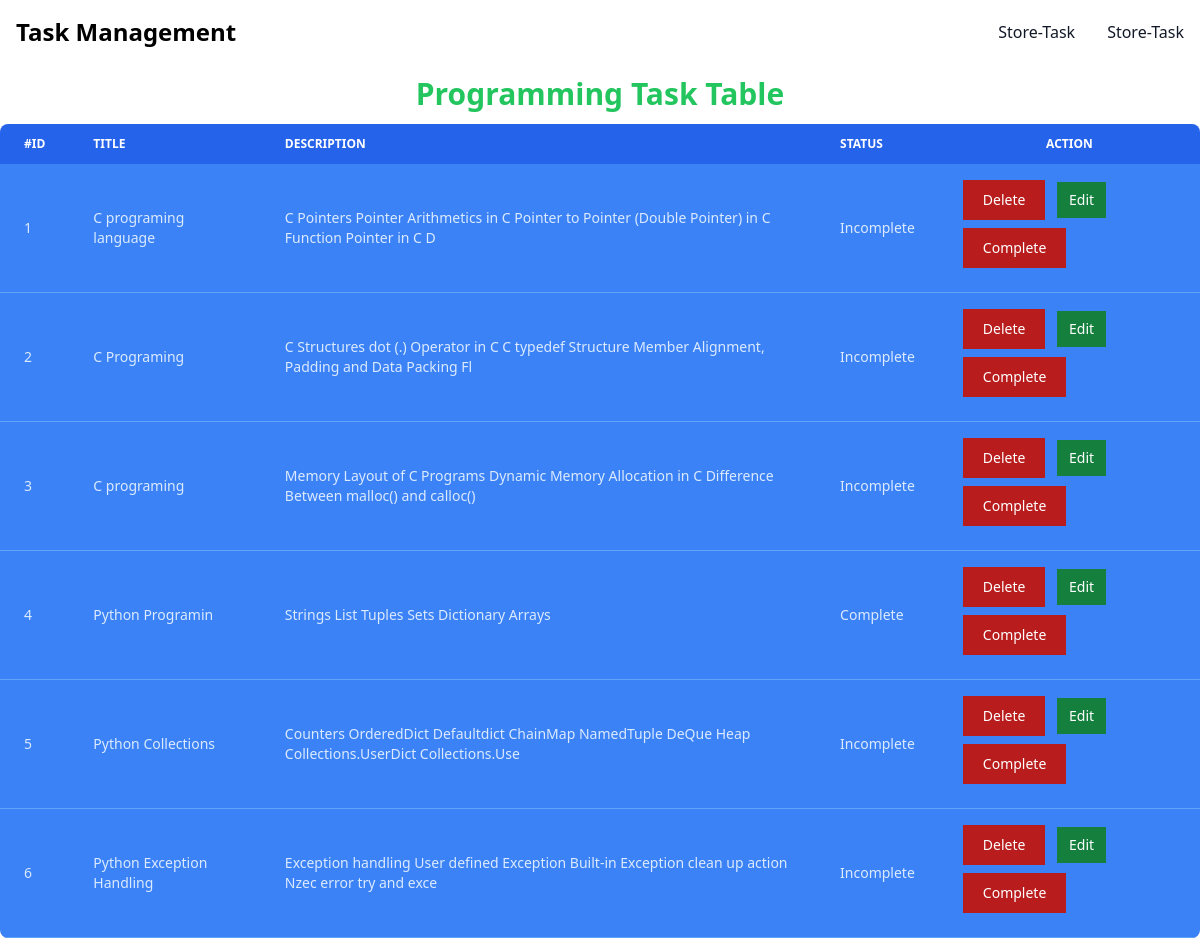
Screenshot of /show_task/ with the database file from the repository.
### tasks/models.py (models this page shows)
class TaskStoreModel(models.Model):
    OPTIONS = (
        ('Complete', 'Complete'),
        ('Incomplete','Incomplete'),
    )
    id = models.IntegerField(primary_key=True)
    title = models.CharField(max_length=30)
    description = models.CharField(max_length=100)
    status = models.CharField(max_length=20,choices=OPTIONS)

### tasks/views.py (the view)
# urls.py: path('show_task/',show_task, name = 'show_task'),
def show_task(request):
    task = TaskStoreModel.objects.all()
    print(task)
    return render(request,'show_task.html',{'data':task})

### tasks/templates/show_task.html
{% extends "base.html" %}
{% block content %}
<h1 class="text-3xl text-center font-semibold my-3 text-green-500"> Programming Task  Table</h1>
<div class="relative overflow-x-auto sm:rounded-lg">
    {% if data%}
    <table class="w-80% mx-auto text-sm text-left text-blue-100 dark:text-blue-100">
        <thead class="text-xs text-white uppercase bg-blue-600 dark:text-white">
            <tr>
                <th scope="col" class="px-6 py-3">
                    #id
                </th>
                <th scope="col" class="px-6 py-3">
                    Title
                </th>
                <th scope="col" class="px-6 py-3">
                    Description
                </th>
                <th scope="col" class="px-6 py-3">
                    Status
                </th>
                <th scope="col" class="px-6 py-3 text-center">
                    Action
                </th>
            </tr>
        </thead>
        <tbody>
            {% for item in data%}
            <tr class="bg-blue-500 border-b border-blue-400">
                <td class="px-6 py-4">
                    {{item.id}}
                </td>
                <td class="px-6 py-4">
                    {{item.title}}
                </td>
                <td class="px-6 py-4">
                    {{item.description}}
                </td>
                <td class="px-6 py-4">
                    {{item.status}}
                </td>
                <td class="px-6 py-4">
                    <button type="button" class="text-white bg-red-700 hover:bg-red-800 focus:outline-none focus:ring-4 focus:ring-red-300 font-medium rounded-none text-sm px-5 py-2.5 text-center mr-2 mb-2 dark:bg-red-600 dark:hover:bg-red-700 dark:focus:ring-red-900"><a href="{% url 'delete_task' id=item.id %}">Delete</a></button>
                    <button type="button" class="text-white bg-green-700 hover:bg-green-800 focus:outline-none focus:ring-4 focus:ring-green-300 font-medium rounded-none text-sm px-3 py-2 text-center mr-2 mb-2 dark:bg-green-600 dark:hover:bg-green-700 dark:focus:ring-green-900"><a href="{% url 'edit_task' id=item.id %}">Edit</a></button>
                    <button type="button" class="text-white bg-red-700 hover:bg-red-800 focus:outline-none focus:ring-4 focus:ring-red-300 font-medium rounded-none text-sm px-5 py-2.5 text-center mr-2 mb-2 dark:bg-red-600 dark:hover:bg-red-700 dark:focus:ring-red-900"><a href="{% url 'complete_task' id=item.id %}">Complete</a></button>
                </td>
            </tr>
            {% endfor %}
        </tbody>
        {% else%}
        <h1 class="text-red-700 text-center text-3xl ">No data available this table </h1>
        {% endif %}
    </table>
</div>
{% endblock %}

### tasks/templates/base.html (shortened to what this page needs)
<!DOCTYPE html>
<html lang="en">
<head>
    <script src="https://cdn.tailwindcss.com"></script>
</head>
<body>
<nav class="bg-white border-gray-200 dark:bg-gray-900">
    <div class="max-w-screen-xl flex flex-wrap items-center justify-between mx-auto p-4">
      <a href="#" class="flex items-center">
          <span class="self-center text-2xl font-semibold whitespace-nowrap dark:text-white">Task Management</span>
      </a>
      <div class="hidden w-full md:block md:w-auto" id="navbar-default">
        <ul class="font-medium flex flex-col p-4 md:p-0 mt-4 border border-gray-100 rounded-lg bg-gray-50 md:flex-row md:space-x-8 md:mt-0 md:border-0 md:bg-white dark:bg-gray-800 md:dark:bg-gray-900 dark:border-gray-700">
          <li>
            <a href="{% url 'store_task' %}" class="block py-2 pl-3 pr-4 text-gray-900 rounded hover:bg-gray-100 md:hover:bg-transparent md:border-0 md:hover:text-blue-700 md:p-0 dark:text-white md:dark:hover:text-blue-500 dark:hover:bg-gray-700 dark:hover:text-white md:dark:hover:bg-transparent">Store-Task</a>
          </li>
          <li>
            <a href="{% url 'show_task' %}" class="block py-2 pl-3 pr-4 text-gray-900 rounded hover:bg-gray-100 md:hover:bg-transparent md:border-0 md:hover:text-blue-700 md:p-0 dark:text-white md:dark:hover:text-blue-500 dark:hover:bg-gray-700 dark:hover:text-white md:dark:hover:bg-transparent">Store-Task</a>
          </li>
        </ul>
      </div>
    </div>
  </nav>
  {% block content%} {% endblock%}
</body>
</html>

### rows the page displays
TaskStoreModel: id "1", title "C programing language", description "C Pointers Pointer Arithmetics in C Pointer to Pointer (Double Pointer) in C Function Pointer in C D", status "Incomplete"
TaskStoreModel: id "2", title "C Programing", description "C Structures dot (.) Operator in C C typedef Structure Member Alignment, Padding and Data Packing Fl", status "Incomplete"
TaskStoreModel: id "3", title "C programing", description "Memory Layout of C Programs Dynamic Memory Allocation in C Difference Between malloc() and calloc()", status "Incomplete"
TaskStoreModel: id "4", title "Python Programin", description "Strings List Tuples Sets Dictionary Arrays", status "Complete"
TaskStoreModel: id "5", title "Python Collections", description "Counters OrderedDict Defaultdict ChainMap NamedTuple DeQue Heap Collections.UserDict Collections.Use", status "Incomplete"
TaskStoreModel: id "6", title "Python Exception Handling", description "Exception handling User defined Exception Built-in Exception clean up action Nzec error try and exce", status "Incomplete"
